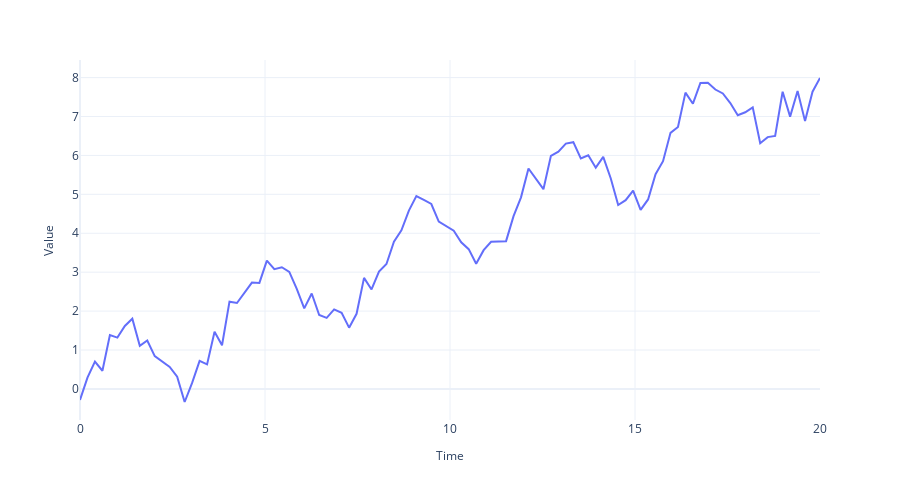

The notebook cell saved with this chart:
### Code cell
fig = plot_time_series(
    regular_time_samples, 
    timeseries_, 
    ""
)
fig.write_image("imgs/chapter_1/non_stationary.png")
fig.show()
